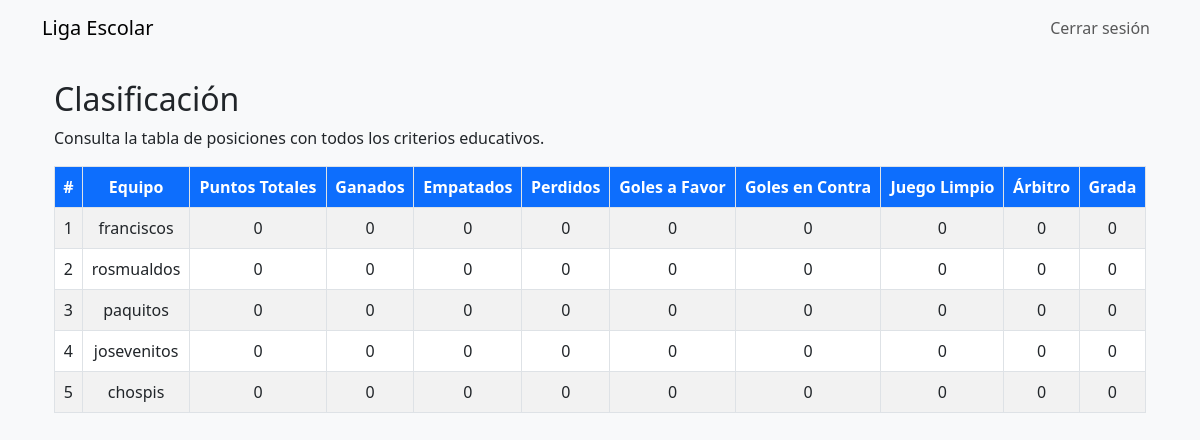
/liga/2/clasificacion (signed in), run on the app's committed database.
### models.py (models this page shows)
class Equipo(db.Model):
    id = db.Column(db.Integer, primary_key=True)
    nombre = db.Column(db.String(100), nullable=False)
    liga_id = db.Column(db.Integer, db.ForeignKey("liga.id"), nullable=False)
    liga = db.relationship("Liga", back_populates="equipos")
    puntos_totales = db.Column(db.Integer, default=0)
    ganados = db.Column(db.Integer, default=0)
    empatados = db.Column(db.Integer, default=0)
    perdidos = db.Column(db.Integer, default=0)
    goles_favor = db.Column(db.Integer, default=0)
    goles_contra = db.Column(db.Integer, default=0)
    puntos_juego_limpio = db.Column(db.Integer, default=0)
    puntos_arbitro = db.Column(db.Integer, default=0)
    puntos_grada = db.Column(db.Integer, default=0)

### routes/partidos.py (the view, shortened to what this page needs)
@partidos_bp.route("/liga/<int:liga_id>/clasificacion")
@login_required
def clasificacion(liga_id):
    liga = Liga.query.filter_by(id=liga_id, usuario_id=current_user.id).first()
    if not liga:
        flash("Liga no encontrada.")
        return redirect(url_for("ligas.dashboard"))
    partidos = Partido.query.filter_by(liga_id=liga_id, finalizado=True).all()
    equipos = Equipo.query.filter_by(liga_id=liga_id).all()
    clasificacion = {}
    for equipo in equipos:
        clasificacion[equipo.id] = {
            "nombre": equipo.nombre,
            "puntos_totales": 0,
            "ganados": 0,
            "empatados": 0,
            "perdidos": 0,
            "goles_favor": 0,
            "goles_contra": 0,
            "puntos_juego_limpio": 0,
            "puntos_arbitro": 0,
            "puntos_grada": 0,
        }
    clasificacion_ordenada = sorted(
        clasificacion.values(),
        key=lambda x: (-x["puntos_totales"], -(x["goles_favor"] - x["goles_contra"]))
    )
    return render_template("clasificacion.html", liga=liga, clasificacion=clasificacion_ordenada)

### app.py (called while the page is built)
def create_app():
    app = Flask(__name__)
    app.config.from_object(Config)
    db.init_app(app)
    login_manager.init_app(app)
    migrate = Migrate(app, db)
    from models import Usuario
    @login_manager.user_loader
    def load_user(user_id):
        return Usuario.query.get(int(user_id))
    from routes.auth import auth_bp
    from routes.ligas import ligas_bp
    from routes.partidos import partidos_bp
    app.register_blueprint(auth_bp)
    app.register_blueprint(ligas_bp)
    app.register_blueprint(partidos_bp)
    return app

### templates/clasificacion.html (shortened to what this page needs)
{% extends "base.html" %}
{% block content %}
<div class="container">
    <h2>Clasificación</h2>
    <p>Consulta la tabla de posiciones con todos los criterios educativos.</p>
    {% if clasificacion %}
        <div class="table-responsive">
            <table class="table table-bordered table-striped text-center align-middle">
                <thead>
                    <tr>
                        <th class="bg-primary text-white text-center">#</th>
                        <th class="bg-primary text-white text-center">Equipo</th>
                        <th class="bg-primary text-white text-center">Puntos Totales</th>
                        <th class="bg-primary text-white text-center">Ganados</th>
                        <th class="bg-primary text-white text-center">Empatados</th>
                        <th class="bg-primary text-white text-center">Perdidos</th>
                        <th class="bg-primary text-white text-center">Goles a Favor</th>
                        <th class="bg-primary text-white text-center">Goles en Contra</th>
                        <th class="bg-primary text-white text-center">Juego Limpio</th>
                        <th class="bg-primary text-white text-center">Árbitro</th>
                        <th class="bg-primary text-white text-center">Grada</th>
                    </tr>
                </thead>
                <tbody>
                    {% for equipo in clasificacion %}
                    <tr class="align-middle">
                        <td>{{ loop.index }}</td>
                        <td>{{ equipo.nombre }}</td>
                        <td>{{ equipo.puntos_totales }}</td>
                        <td>{{ equipo.ganados }}</td>
                        <td>{{ equipo.empatados }}</td>
                        <td>{{ equipo.perdidos }}</td>
                        <td>{{ equipo.goles_favor }}</td>
                        <td>{{ equipo.goles_contra }}</td>
                        <td>{{ equipo.puntos_juego_limpio }}</td>
                        <td>{{ equipo.puntos_arbitro }}</td>
                        <td>{{ equipo.puntos_grada }}</td>
                    </tr>
                    {% endfor %}
                </tbody>
            </table>
        </div>
    {% else %}
        <div class="alert alert-info">Todavía no hay datos de clasificación.</div>
    {% endif %}
</div>
{% endblock %}

### static/css/style.css (style rules this page uses)
body { background-color: #f8f9fa; }

### data on the page
Equipo: nombre "franciscos", puntos_totales "0", ganados "0", empatados "0", perdidos "0", goles_favor "0", goles_contra "0", puntos_juego_limpio "0", puntos_arbitro "0", puntos_grada "0"
Equipo: nombre "rosmualdos", puntos_totales "0", ganados "0", empatados "0", perdidos "0", goles_favor "0", goles_contra "0", puntos_juego_limpio "0", puntos_arbitro "0", puntos_grada "0"
Equipo: nombre "paquitos", puntos_totales "0", ganados "0", empatados "0", perdidos "0", goles_favor "0", goles_contra "0", puntos_juego_limpio "0", puntos_arbitro "0", puntos_grada "0"
Equipo: nombre "josevenitos", puntos_totales "0", ganados "0", empatados "0", perdidos "0", goles_favor "0", goles_contra "0", puntos_juego_limpio "0", puntos_arbitro "0", puntos_grada "0"
Equipo: nombre "chospis", puntos_totales "0", ganados "0", empatados "0", perdidos "0", goles_favor "0", goles_contra "0", puntos_juego_limpio "0", puntos_arbitro "0", puntos_grada "0"
